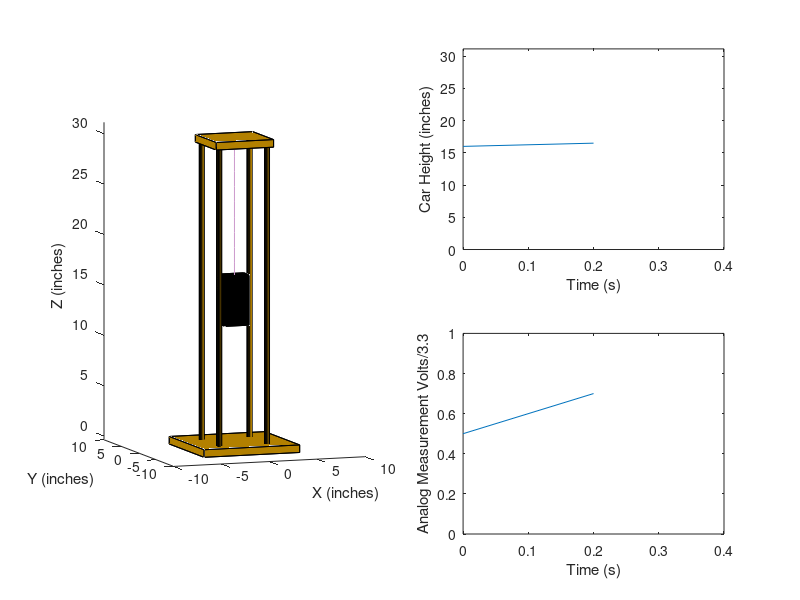

Write MATLAB code to recreate this figure.
function plot_fcn(SimData)

if ~nargin
    SimData.time = 0:0.2:0.4;
    SimData.signals.values(:,1) = linspace(0.5,0.7,2);
    SimData.signals.values(:,2) = linspace(16,16.5,2);
end

tim = SimData.time;
height = SimData.signals.values(:,2);
analog = SimData.signals.values(:,1);

% size of the bottom structure
lb = 10; % inches
wb = 10; % inches
th = 0.75; % inches

% size of the top structure
lt = 6; % inches
wt = 6; % inches


h = 29+th+th/2; % inches
[Xcl,Ycl,Zcl] = cylinder(1/4,20);





figure(1); clf
set(gcf,'units','normalized')
set(gcf,'Position',[447/1920 389/1080 1101/1920 528/1080]);
subplot(2,2,[1 3])
plotcube([lb wb th],[-lb/2 -wb/2 -th/2],1,[0.7 0.5 0]); % bottom surface
hold on
car = carPlot([],height(1)); % plot initial car height
surf(Xcl-lb/4,Ycl-wb/4,h*Zcl-th/4,'FaceColor',[0.7 0.5 0]); % struts
surf(Xcl-lb/4,Ycl+wb/4,h*Zcl-th/4,'FaceColor',[0.7 0.5 0]); % struts
surf(Xcl+lb/4,Ycl-wb/4,h*Zcl-th/4,'FaceColor',[0.7 0.5 0]); % struts
surf(Xcl+lb/4,Ycl+wb/4,h*Zcl-th/4,'FaceColor',[0.7 0.5 0]); % struts
plotcube([lt wt th],[-lt/2 -wt/2 h-th/2],1,[0.7 0.5 0]); % top surface
c1 = plot3(zeros(1,10),zeros(1,10),linspace(height(1),h,10),'Color',[0.8 0.6 0.8]); % string

% c2 = plot3(linspace(-5,5,10),zeros(1,10),height(1)*ones(1,10));
axis equal
axis([-10 10 -10 10 -th/2 h+1])
view([-20 8])
xlabel('X (inches)')
ylabel('Y (inches)')
zlabel('Z (inches)')

subplot(2,2,2)
p2 = plot(tim(1:2),height(1:2));
xlabel('Time (s)')
ylabel('Car Height (inches)')
axis([0 tim(end) 0 h+1])

subplot(2,2,4)
p3 = plot(tim(1:2),analog(1:2));
xlabel('Time (s)')
ylabel('Analog Measurement Volts/3.3')
axis([0 tim(end) 0 1])

for ii = 1:length(height)
    car = carPlot(car,height(ii)); % update car location
    set(c1,'ZData',linspace(height(ii),h,10)); % update string length
    set(p2,'XData',tim(1:ii),'YData',height(1:ii))
    set(p3,'XData',tim(1:ii),'YData',analog(1:ii))
    drawnow
    pause(0.01)
end



end


function handle = carPlot(handle,height)

% size of the car
lc = 2.5; % inches
wc = 1.5; % inches
hz = 5; % inches

Matz(:,1) = [hz/2;-hz/2;-hz/2;hz/2];
Matz(:,2) = [hz/2;-hz/2;-hz/2;hz/2];
Matz(:,3) = [hz/2;-hz/2;-hz/2;hz/2];
Matz(:,4) = [hz/2;-hz/2;-hz/2;hz/2];
Matz(:,5) = [hz/2;hz/2;hz/2;hz/2];
Matz(:,6) = [-hz/2;-hz/2;-hz/2;-hz/2];
Matz = Matz+height-2.125;


if ishandle(handle)
    set(handle,'ZData',Matz);
else   
    Matx(:,1) = [lc/2;lc/2;-lc/2;-lc/2];
    Matx(:,2) = [lc/2;lc/2;-lc/2;-lc/2];
    Matx(:,3) = [-lc/2;-lc/2;-lc/2;-lc/2];
    Matx(:,4) = [lc/2;lc/2;lc/2;lc/2];
    Matx(:,5) = [lc/2;-lc/2;-lc/2;lc/2];
    Matx(:,6) = [lc/2;-lc/2;-lc/2;lc/2];
    
    Maty(:,1) = [-wc/2;-wc/2;-wc/2;-wc/2];
    Maty(:,2) = [wc/2;wc/2;wc/2;wc/2];
    Maty(:,3) = [wc/2;wc/2;-wc/2;-wc/2];
    Maty(:,4) = [wc/2;wc/2;-wc/2;-wc/2];
    Maty(:,5) = [wc/2;wc/2;-wc/2;-wc/2];
    Maty(:,6) = [wc/2;wc/2;-wc/2;-wc/2];
    
    handle = patch(Matx,Maty,Matz,'k');
end

end


function plotcube(varargin)
% PLOTCUBE - Display a 3D-cube in the current axes
%
%   PLOTCUBE(EDGES,ORIGIN,ALPHA,COLOR) displays a 3D-cube in the current axes
%   with the following properties:
%   * EDGES : 3-elements vector that defines the length of cube edges
%   * ORIGIN: 3-elements vector that defines the start point of the cube
%   * ALPHA : scalar that defines the transparency of the cube faces (from 0
%             to 1)
%   * COLOR : 3-elements vector that defines the faces color of the cube
%
% Example:
%   >> plotcube([5 5 5],[ 2  2  2],.8,[1 0 0]);
%   >> plotcube([5 5 5],[10 10 10],.8,[0 1 0]);
%   >> plotcube([5 5 5],[20 20 20],.8,[0 0 1]);

% Default input arguments
inArgs = { ...
  [10 56 100] , ... % Default edge sizes (x,y and z)
  [10 10  10] , ... % Default coordinates of the origin point of the cube
  .7          , ... % Default alpha value for the cube's faces
  [1 0 0]       ... % Default Color for the cube
  };

% Replace default input arguments by input values
inArgs(1:nargin) = varargin;

% Create all variables
[edges,origin,alpha,clr] = deal(inArgs{:});

XYZ = { ...
  [0 0 0 0]  [0 0 1 1]  [0 1 1 0] ; ...
  [1 1 1 1]  [0 0 1 1]  [0 1 1 0] ; ...
  [0 1 1 0]  [0 0 0 0]  [0 0 1 1] ; ...
  [0 1 1 0]  [1 1 1 1]  [0 0 1 1] ; ...
  [0 1 1 0]  [0 0 1 1]  [0 0 0 0] ; ...
  [0 1 1 0]  [0 0 1 1]  [1 1 1 1]   ...
  };

XYZ = mat2cell(...
  cellfun( @(x,y,z) x*y+z , ...
    XYZ , ...
    repmat(mat2cell(edges,1,[1 1 1]),6,1) , ...
    repmat(mat2cell(origin,1,[1 1 1]),6,1) , ...
    'UniformOutput',false), ...
  6,[1 1 1]);


cellfun(@patch,XYZ{1},XYZ{2},XYZ{3},...
  repmat({clr},6,1),...
  repmat({'FaceAlpha'},6,1),...
  repmat({alpha},6,1)...
  );

view(3);
end



